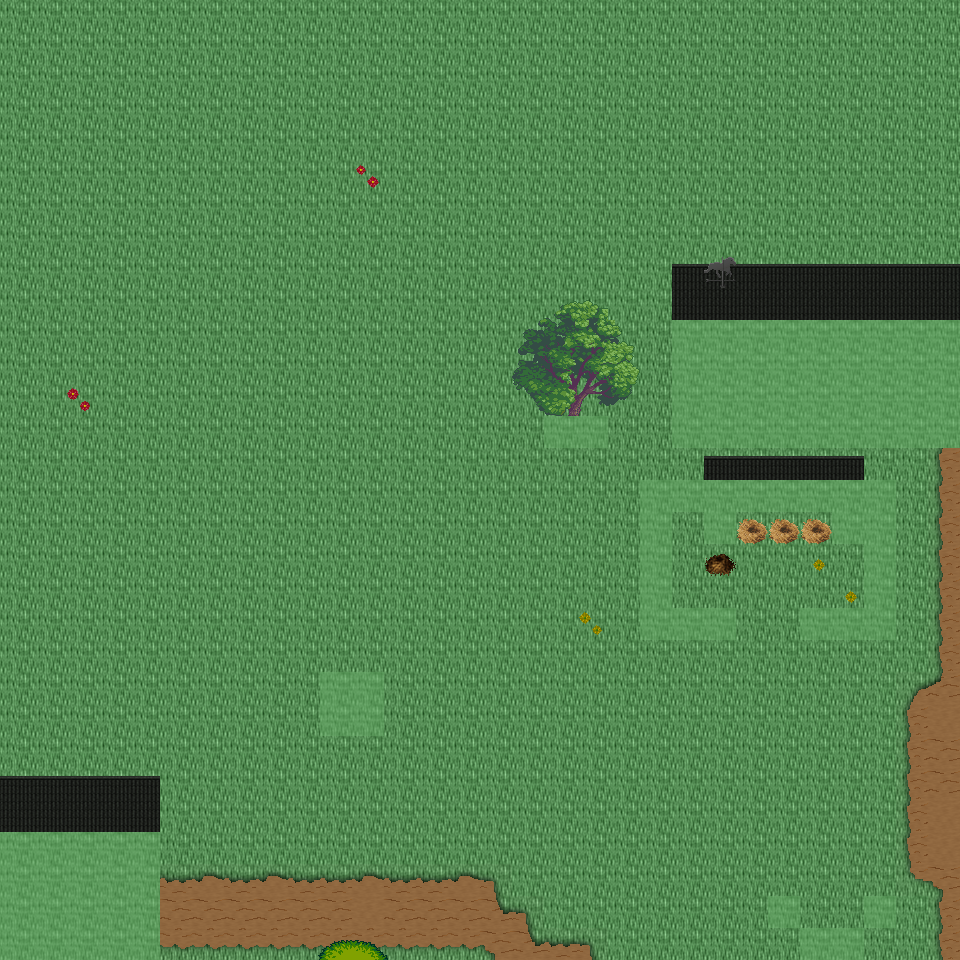

Below is a game level as drawn by its tile map, then a one-line description and the .tmx that defines it (tile-layer data replaced by summaries):
An orthogonal 30x30 tile map with 32x32 px tiles, 6 tile layers (Ground, Object, Object2, Above, ...), 49 tilesets and 5 objects (5x mapExit).

<map version="1.0" orientation="orthogonal" renderorder="right-down" width="30" height="30" tilewidth="32" tileheight="32" nextobjectid="6">
  <tileset firstgid="1" name="tileset_ground_ground" tilewidth="32" tileheight="32" tilecount="33" columns="3">
    <image source="../drawable/tileset_ground_ground.png" width="96" height="352" />
  </tileset>
  <tileset firstgid="34" name="tileset_building_wall_old_wood" tilewidth="32" tileheight="32" tilecount="9" columns="3">
    <image source="../drawable/tileset_building_wall_old_wood.png" width="96" height="96" />
  </tileset>
  <tileset firstgid="43" name="tileset_building_fence_fence_wooden" tilewidth="32" tileheight="32" tilecount="12" columns="3">
    <image source="../drawable/tileset_building_fence_fence_wooden.png" width="96" height="128" />
  </tileset>
  <tileset firstgid="55" name="tileset_building_fence_fence_chunky" tilewidth="32" tileheight="32" tilecount="21" columns="3">
    <image source="../drawable/tileset_building_fence_fence_chunky.png" width="96" height="224" />
  </tileset>
  <tileset firstgid="76" name="tileset_plant_stump_stump_brown" tilewidth="32" tileheight="32" tilecount="4" columns="2">
    <image source="../drawable/tileset_plant_stump_stump_brown.png" width="64" height="64" />
  </tileset>
  <tileset firstgid="80" name="tileset_ground_earth_edges" tilewidth="32" tileheight="32" tilecount="18" columns="6">
    <image source="../drawable/tileset_ground_earth_edges.png" width="192" height="96" />
  </tileset>
  <tileset firstgid="98" name="tileset_ground_grass_corners" tilewidth="32" tileheight="32" tilecount="24" columns="6">
    <image source="../drawable/tileset_ground_grass_corners.png" width="192" height="128" />
  </tileset>
  <tileset firstgid="122" name="tileset_ground_grass_edges" tilewidth="32" tileheight="32" tilecount="36" columns="12">
    <image source="../drawable/tileset_ground_grass_edges.png" width="384" height="96" />
  </tileset>
  <tileset firstgid="158" name="tileset_plant_tree_apple_tree" tilewidth="32" tileheight="32" tilecount="9" columns="3">
    <image source="../drawable/tileset_plant_tree_apple_tree.png" width="96" height="96" />
  </tileset>
  <tileset firstgid="167" name="tileset_plant_tree_chestnut_tree" tilewidth="32" tileheight="32" tilecount="20" columns="4">
    <image source="../drawable/tileset_plant_tree_chestnut_tree.png" width="128" height="160" />
  </tileset>
  <tileset firstgid="187" name="tileset_plant_tree_crack_willow" tilewidth="32" tileheight="32" tilecount="20" columns="4">
    <image source="../drawable/tileset_plant_tree_crack_willow.png" width="128" height="160" />
  </tileset>
  <tileset firstgid="207" name="tileset_furniture_chair_bench_iron" tilewidth="32" tileheight="32" tilecount="4" columns="2">
    <image source="../drawable/tileset_furniture_chair_bench_iron.png" width="64" height="64" />
  </tileset>
  <tileset firstgid="211" name="tileset_furniture_chair_bench_iron_reverse" tilewidth="32" tileheight="32" tilecount="4" columns="2">
    <image source="../drawable/tileset_furniture_chair_bench_iron_reverse.png" width="64" height="64" />
  </tileset>
  <tileset firstgid="215" name="tileset_object_hay_cart" tilewidth="32" tileheight="32" tilecount="1" columns="1">
    <image source="../drawable/tileset_object_hay_cart.png" width="32" height="32" />
  </tileset>
  <tileset firstgid="216" name="tileset_building_wall_walls_siding" tilewidth="32" tileheight="32" tilecount="16" columns="4">
    <image source="../drawable/tileset_building_wall_walls_siding.png" width="128" height="128" />
  </tileset>
  <tileset firstgid="232" name="tileset_building_roof_brown" tilewidth="32" tileheight="32" tilecount="20" columns="5">
    <image source="../drawable/tileset_building_roof_brown.png" width="160" height="128" />
  </tileset>
  <tileset firstgid="252" name="tileset_building_door_door" tilewidth="32" tileheight="32" tilecount="6" columns="3">
    <image source="../drawable/tileset_building_door_door.png" width="96" height="64" />
  </tileset>
  <tileset firstgid="258" name="tileset_item_tools" tilewidth="32" tileheight="32" tilecount="9" columns="3">
    <image source="../drawable/tileset_item_tools.png" width="96" height="96" />
  </tileset>
  <tileset firstgid="267" name="tileset_ground_cobbled_paving" tilewidth="32" tileheight="32" tilecount="1" columns="1">
    <image source="../drawable/tileset_ground_cobbled_paving.png" width="32" height="32" />
  </tileset>
  <tileset firstgid="268" name="tileset_item_bazaar_produce" tilewidth="32" tileheight="32" tilecount="4" columns="2">
    <image source="../drawable/tileset_item_bazaar_produce.png" width="64" height="64" />
  </tileset>
  <tileset firstgid="272" name="tileset_item_sacks" tilewidth="32" tileheight="32" tilecount="2" columns="2">
    <image source="../drawable/tileset_item_sacks.png" width="64" height="32" />
  </tileset>
  <tileset firstgid="274" name="tileset_building_barnyard" tilewidth="32" tileheight="32" tilecount="200" columns="8">
    <image source="../drawable/tileset_building_barnyard.png" width="256" height="800" />
  </tileset>
  <tileset firstgid="474" name="tileset_plant_flower_planted_containers" tilewidth="32" tileheight="32" tilecount="16" columns="4">
    <image source="../drawable/tileset_plant_flower_planted_containers.png" width="128" height="128" />
  </tileset>
  <tileset firstgid="490" name="tileset_furniture_chair_wooden_rustic" tilewidth="32" tileheight="32" tilecount="8" columns="4">
    <image source="../drawable/tileset_furniture_chair_wooden_rustic.png" width="128" height="64" />
  </tileset>
  <tileset firstgid="498" name="tileset_furniture_table_brick_base" tilewidth="32" tileheight="32" tilecount="3" columns="3">
    <image source="../drawable/tileset_furniture_table_brick_base.png" width="96" height="32" />
  </tileset>
  <tileset firstgid="501" name="tileset_building_stairs_wooden_stairs" tilewidth="32" tileheight="32" tilecount="9" columns="3">
    <image source="../drawable/tileset_building_stairs_wooden_stairs.png" width="96" height="96" />
  </tileset>
  <tileset firstgid="510" name="tileset_plant_tree_maple_tree" tilewidth="32" tileheight="32" tilecount="72" columns="8">
    <image source="../drawable/tileset_plant_tree_maple_tree.png" width="256" height="288" />
  </tileset>
  <tileset firstgid="582" name="tileset_building_decoration_chimney_big" tilewidth="32" tileheight="32" tilecount="2" columns="1">
    <image source="../drawable/tileset_building_decoration_chimney_big.png" width="32" height="64" />
  </tileset>
  <tileset firstgid="584" name="tileset_logic_item_corn" tilewidth="32" tileheight="32" tilecount="5" columns="5">
    <image source="../drawable/tileset_logic_item_corn.png" width="160" height="32" />
  </tileset>
  <tileset firstgid="589" name="tileset_logic_collision" tilewidth="32" tileheight="32" tilecount="1" columns="1">
    <image source="../drawable/tileset_logic_collision.png" width="32" height="32" />
  </tileset>
  <tileset firstgid="590" name="tileset_plant_bush_bushes" tilewidth="32" tileheight="32" tilecount="10" columns="5">
    <image source="../drawable/tileset_plant_bush_bushes.png" width="160" height="64" />
  </tileset>
  <tileset firstgid="600" name="tileset_logic_item_vegetable" tilewidth="32" tileheight="32" tilecount="13" columns="13">
    <image source="../drawable/tileset_logic_item_vegetable.png" width="256" height="64" />
  </tileset>
  <tileset firstgid="613" name="tileset_plant_flower_daisy_blue" tilewidth="32" tileheight="32" tilecount="8" columns="2">
    <image source="../drawable/tileset_plant_flower_daisy_blue.png" width="64" height="128" />
  </tileset>
  <tileset firstgid="621" name="tileset_plant_flower_daisy_red" tilewidth="32" tileheight="32" tilecount="8" columns="2">
    <image source="../drawable/tileset_plant_flower_daisy_red.png" width="64" height="128" />
  </tileset>
  <tileset firstgid="629" name="tileset_plant_flower_daisy_white" tilewidth="32" tileheight="32" tilecount="8" columns="2">
    <image source="../drawable/tileset_plant_flower_daisy_white.png" width="64" height="128" />
  </tileset>
  <tileset firstgid="637" name="tileset_plant_flower_daisy_yellow" tilewidth="32" tileheight="32" tilecount="8" columns="2">
    <image source="../drawable/tileset_plant_flower_daisy_yellow.png" width="64" height="128" />
  </tileset>
  <tileset firstgid="645" name="tileset_plant_tree_tree_darkgreen" tilewidth="32" tileheight="32" tilecount="88" columns="8">
    <image source="../drawable/tileset_plant_tree_tree_darkgreen.png" width="256" height="352" />
  </tileset>
  <tileset firstgid="733" name="tileset_logic_creature_animal" tilewidth="32" tileheight="32" tilecount="32" columns="8">
    <image source="../drawable/tileset_logic_creature_animal.png" width="256" height="128" />
  </tileset>
  <tileset firstgid="765" name="tileset_logic_creature_rodent" tilewidth="32" tileheight="32" tilecount="8" columns="8">
    <image source="../drawable/tileset_logic_creature_rodent.png" width="256" height="32" />
  </tileset>
  <tileset firstgid="773" name="tileset_logic_creature_farm_animal" tilewidth="32" tileheight="32" tilecount="12" columns="12">
    <image source="../drawable/tileset_logic_creature_farm_animal.png" width="256" height="64" />
  </tileset>
  <tileset firstgid="785" name="tileset_ground_green_paving" tilewidth="32" tileheight="32" tilecount="18" columns="3">
    <image source="../drawable/tileset_ground_green_paving.png" width="96" height="192" />
  </tileset>
  <tileset firstgid="803" name="tileset_logic_protection" tilewidth="32" tileheight="32" tilecount="2" columns="2">
    <image source="../drawable/tileset_logic_protection.png" width="64" height="32" />
  </tileset>
  <tileset firstgid="805" name="tileset_item_hen_nest" tilewidth="32" tileheight="32" tilecount="1" columns="1">
    <image source="../drawable/tileset_item_hen_nest.png" width="32" height="32" />
  </tileset>
  <tileset firstgid="806" name="tileset_logic_item_dairy" tilewidth="32" tileheight="32" tilecount="1" columns="1">
    <image source="../drawable/tileset_logic_item_dairy.png" width="32" height="32" />
  </tileset>
  <tileset firstgid="807" name="tileset_light_door_light_ew" tilewidth="32" tileheight="32" tilecount="18" columns="6">
    <image source="../drawable/tileset_light_door_light_ew.png" width="192" height="96" />
  </tileset>
  <tileset firstgid="825" name="tileset_light_door_light" tilewidth="32" tileheight="32" tilecount="12" columns="3">
    <image source="../drawable/tileset_light_door_light.png" width="96" height="128" />
  </tileset>
  <tileset firstgid="837" name="tileset_item_firewood" tilewidth="32" tileheight="32" tilecount="12" columns="3">
    <image source="../drawable/tileset_item_firewood.png" width="96" height="128" />
  </tileset>
  <tileset firstgid="849" name="tileset_furniture_sink_manger" tilewidth="32" tileheight="32" tilecount="18" columns="6">
    <image source="../drawable/tileset_furniture_sink_manger.png" width="192" height="96" />
  </tileset>
  <tileset firstgid="867" name="tileset_logic_creature_fowl" tilewidth="32" tileheight="32" tilecount="6" columns="6">
    <image source="../drawable/tileset_logic_creature_fowl.png" width="192" height="32" />
  </tileset>
  <layer name="Ground" width="30" height="30">
    <data>[900 cells, 900 non-empty, 3 distinct tile ids]</data>
  </layer>
  <layer name="Object" width="30" height="30">
    <data>[900 cells, 134 non-empty, 44 distinct tile ids]</data>
  </layer>
  <layer name="Object2" width="30" height="30">
    <data>[900 cells, 18 non-empty, 11 distinct tile ids]</data>
  </layer>
  <layer name="Above" width="30" height="30">
    <data>[900 cells, 70 non-empty, 27 distinct tile ids]</data>
  </layer>
  <layer name="Above2" width="30" height="30">
    <data>[900 cells, 1 non-empty, 1 distinct tile ids]</data>
  </layer>
  <layer name="Walkable" width="30" height="30">
    <data>[900 cells, 88 non-empty, 1 distinct tile ids]</data>
  </layer>
  <objectgroup name="MapEvents">
    <object id="1" name="south" type="mapExit" x="160" y="928" width="640" height="32">
      <properties>
        <property name="map" value="level_0_x154_y43" />
        <property name="x" value="5" />
        <property name="y" value="1" />
      </properties>
    </object>
    <object id="2" name="south2" type="mapExit" x="864" y="928" width="96" height="32">
      <properties>
        <property name="map" value="level_0_x154_y43" />
        <property name="x" value="27" />
        <property name="y" value="1" />
      </properties>
    </object>
    <object id="3" name="west" type="mapExit" x="0" y="0" width="32" height="832">
      <properties>
        <property name="map" value="level_0_x153_y42" />
        <property name="x" value="28" />
        <property name="y" value="0" />
      </properties>
    </object>
    <object id="4" name="east" type="mapExit" x="928" y="0" width="32" height="320">
      <properties>
        <property name="map" value="level_0_x155_y42" />
        <property name="x" value="1" />
        <property name="y" value="0" />
      </properties>
    </object>
    <object id="5" name="east2" type="mapExit" x="928" y="448" width="32" height="512">
      <properties>
        <property name="map" value="level_0_x155_y42" />
        <property name="x" value="1" />
        <property name="y" value="14" />
      </properties>
    </object>
  </objectgroup>
</map>
